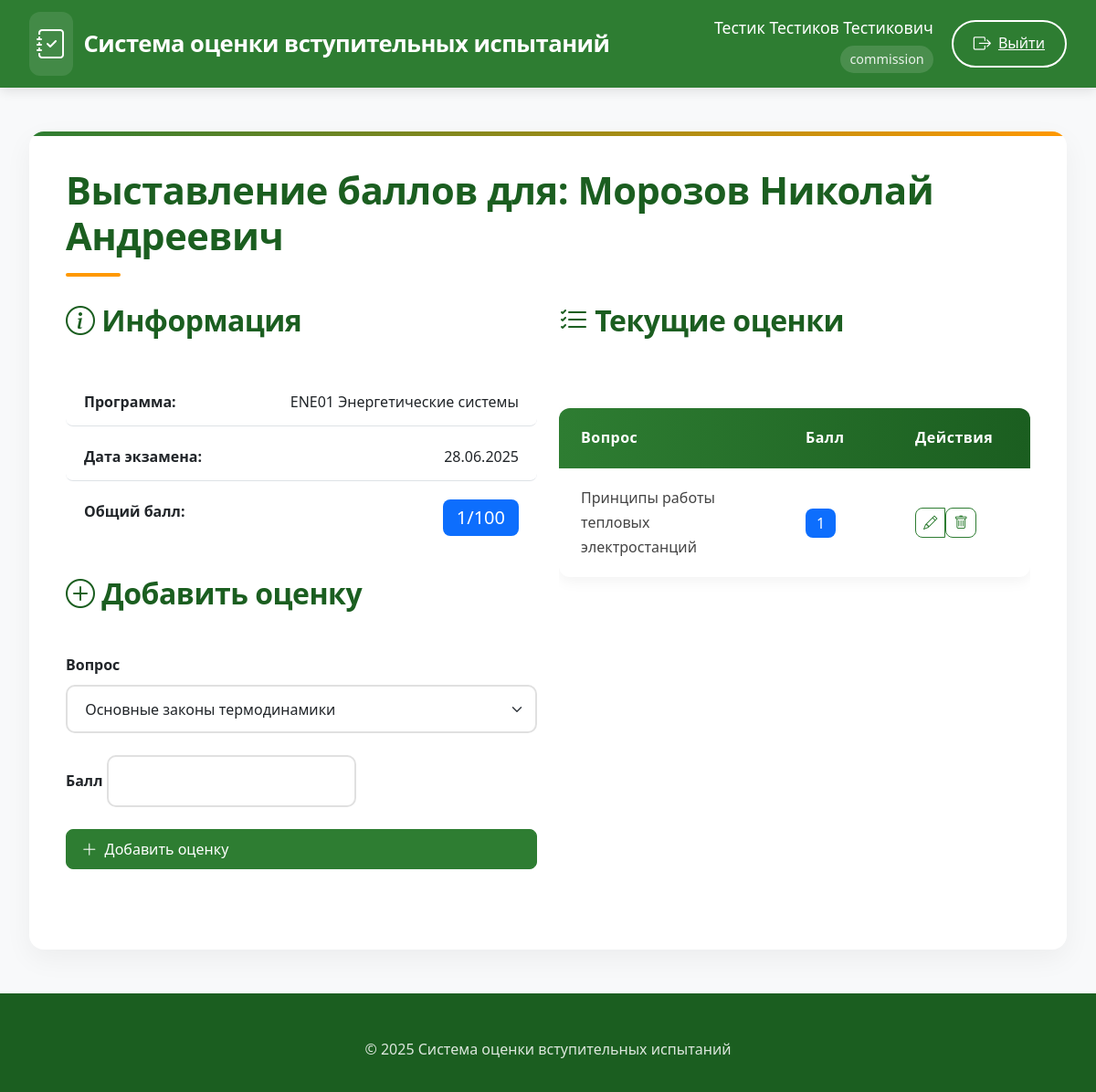
Before: /enter_scores/5 (signed in) with the older database file.
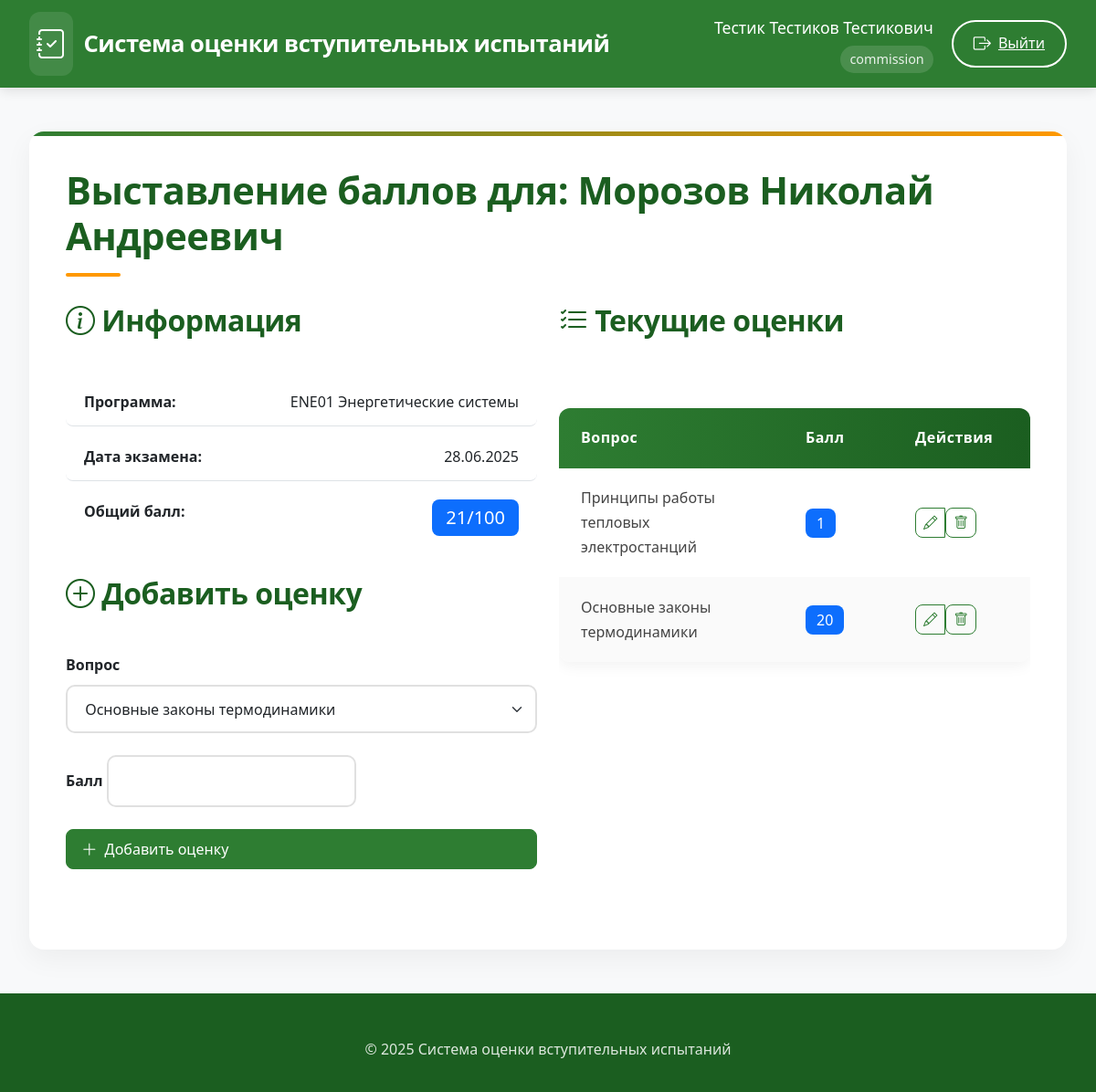
After: the same page with the newer database file.
### app/models.py (models this page shows)
class User(UserMixin, db.Model):
    id = db.Column(db.Integer, primary_key=True)
    username = db.Column(db.String(80), unique=True, nullable=False)
    password = db.Column(db.String(120), nullable=False)
    full_name = db.Column(db.String(100), nullable=False)
    position = db.Column(db.String(100), nullable=False)
    role = db.Column(db.String(20), nullable=False)  # 'admin', 'secretary', 'commission'
    school_id = db.Column(db.Integer, db.ForeignKey('engineering_school.id'))
    engineering_school = db.relationship('EngineeringSchool', backref='users')
    commission_members = db.relationship('CommissionMember', back_populates='user', cascade='all, delete-orphan')
    standard_commissions = db.relationship('StandardCommission', back_populates='user', cascade='all, delete-orphan')

class Applicant(db.Model):
    id = db.Column(db.Integer, primary_key=True)
    full_name = db.Column(db.String(200), nullable=False)
    program_id = db.Column(db.Integer, db.ForeignKey('program.id'), nullable=False)
    exam_date_id = db.Column(db.Integer, db.ForeignKey('exam_date.id'))
    scores = db.relationship('Score', backref='applicant', lazy=True, cascade='all, delete-orphan')

class Program(db.Model):
    id = db.Column(db.Integer, primary_key=True)
    code = db.Column(db.String(50), nullable=False, unique=True)
    name = db.Column(db.String(200), nullable=False)
    school_id = db.Column(db.Integer, db.ForeignKey('engineering_school.id'))
    questions = db.relationship('Question', backref='program', lazy=True, cascade='all, delete-orphan')
    standard_commission = db.relationship('StandardCommission', backref='program', lazy=True, cascade='all, delete-orphan')
    applicants = db.relationship('Applicant', backref='program', lazy=True)
    exam_dates = db.relationship('ExamDate', backref='program', lazy=True)

class ExamDate(db.Model):
    id = db.Column(db.Integer, primary_key=True)
    date = db.Column(db.DateTime, nullable=False)
    program_id = db.Column(db.Integer, db.ForeignKey('program.id'), nullable=False)
    commission = db.relationship('CommissionMember', backref='exam_date', lazy=True, cascade='all, delete-orphan')
    applicants = db.relationship('Applicant', backref='exam_date', lazy=True)

class Score(db.Model):
    id = db.Column(db.Integer, primary_key=True)
    applicant_id = db.Column(db.Integer, db.ForeignKey('applicant.id'), nullable=False)
    question_id = db.Column(db.Integer, db.ForeignKey('question.id'), nullable=False)
    score = db.Column(db.Integer, nullable=False)
    question = db.relationship('Question')

class Question(db.Model):
    id = db.Column(db.Integer, primary_key=True)
    text = db.Column(db.Text, nullable=False)
    program_id = db.Column(db.Integer, db.ForeignKey('program.id'), nullable=False)

### app/routes.py (the view, shortened to what this page needs)
@routes.route('/enter_scores/<int:applicant_id>', methods=['GET', 'POST'])
@login_required
def applicant_scores(applicant_id):
    if current_user.role not in ['admin', 'secretary', 'commission']:
        abort(403)
    applicant = Applicant.query.get_or_404(applicant_id)
    exam_date = applicant.exam_date
    form = ScoreForm()
    form.question_id.choices = [(q.id, q.text) for q in Question.query.filter_by(program_id=applicant.program_id).all()]
    return render_template('enter_scores_detail.html', applicant=applicant, form=form)

### app/forms.py
class ScoreForm(FlaskForm):
    question_id = SelectField('Вопрос', coerce=int, validators=[DataRequired()])
    score = IntegerField('Балл', validators=[DataRequired()])
    submit = SubmitField('Добавить')

### app/templates/enter_scores_detail.html (shortened to what this page needs)
{% extends "base.html" %}
{% block content %}
<div class="spacer-lg">
    <h1>Выставление баллов для: {{ applicant.full_name }}</h1>
    <div class="row spacer-lg">
        <div class="col-lg-6">
            <div class="card-elegant">
                <div class="card-header-elegant">
                    <h2><i class="bi bi-info-circle"></i> Информация</h2>
                </div>
                <div class="card-body">
                    <ul class="list-group list-group-flush">
                        <li class="list-group-item d-flex justify-content-between">
                            <span class="fw-bold">Программа:</span>
                            <span>{{ applicant.program.code }} {{ applicant.program.name }}</span>
                        </li>
                        <li class="list-group-item d-flex justify-content-between">
                            <span class="fw-bold">Дата экзамена:</span>
                            <span>{{ applicant.exam_date.date.strftime('%d.%m.%Y') }}</span>
                        </li>
                        <li class="list-group-item d-flex justify-content-between">
                            <span class="fw-bold">Общий балл:</span>
                            <span class="badge bg-primary fs-5">
                                {{ applicant.scores | sum(attribute='score') }}/100
                            </span>
                        </li>
                    </ul>
                </div>
            </div>
            <div class="card-elegant mt-4">
                <div class="card-header-elegant">
                    <h2><i class="bi bi-plus-circle"></i> Добавить оценку</h2>
                </div>
                <div class="card-body">
                    <form method="POST">
                        <div class="mb-4">
                            {{ form.question_id.label(class="form-label fw-bold") }}
                            {{ form.question_id(class="form-control-elegant form-select") }}
                        </div>
                        <div class="mb-4">
                            {{ form.score.label(class="form-label fw-bold") }}
                            {{ form.score(class="form-control-elegant") }}
                        </div>
                        <button type="submit" class="btn btn-primary-elegant w-100">
                            <i class="bi bi-plus-lg"></i> Добавить оценку
                        </button>
                    </form>
                </div>
            </div>
        </div>
        <div class="col-lg-6">
            <div class="card-elegant">
                <div class="card-header-elegant">
                    <h2><i class="bi bi-list-check"></i> Текущие оценки</h2>
                </div>
                <div class="card-body">
                    {% if applicant.scores %}
                    <div class="table-responsive">
                        <table class="elegant-table">
                            <thead>
                                <tr>
                                    <th>Вопрос</th>
                                    <th width="120px">Балл</th>
                                    <th width="150px">Действия</th>
                                </tr>
                            </thead>
                            <tbody>
                                {% for score in applicant.scores %}
                                <tr>
                                    <td>{{ score.question.text }}</td>
                                    <td>
                                        <span class="badge bg-primary fs-6">{{ score.score }}</span>
                                    </td>
                                    <td>
                                        <div class="btn-group">
                                            <a href="{{ url_for('routes.edit_score', score_id=score.id) }}"
                                               class="btn btn-outline-elegant btn-sm">
                                                <i class="bi bi-pencil"></i>
                                            </a>
                                            <form action="{{ url_for('routes.delete_score', score_id=score.id) }}" method="POST">
                                                <button type="submit" class="btn btn-outline-elegant btn-sm"
                                                        onclick="return confirm('Вы уверены?')">
                                                    <i class="bi bi-trash"></i>
                                                </button>
                                            </form>
                                        </div>
                                    </td>
                                </tr>
                                {% endfor %}
                            </tbody>
                        </table>
                    </div>
                    {% else %}
                    <div class="alert alert-light text-center">
                        <i class="bi bi-info-circle"></i> Нет оценок
                    </div>
                    {% endif %}
                </div>
            </div>
        </div>
    </div>
</div>
{% endblock %}

### app/templates/base.html (shortened to what this page needs)
<!DOCTYPE html>
<html lang="ru">
<head>
    <link href="https://cdn.jsdelivr.net/npm/bootstrap@5.3.0/dist/css/bootstrap.min.css" rel="stylesheet">
    <link rel="stylesheet" href="https://cdn.jsdelivr.net/npm/bootstrap-icons@1.10.0/font/bootstrap-icons.css">
    <link rel="stylesheet" href="{{ url_for('static', filename='style.css') }}">
</head>
<body>
    <header class="main-header">
        <div class="header-container">
            <a href="{{ url_for('routes.home') }}" class="logo">
                <i class="bi bi-journal-check"></i>
                <span>Система оценки вступительных испытаний</span>
            </a>
            <nav class="user-nav">
                {% if current_user.is_authenticated %}
                <div class="user-info">
                    <div class="user-name">{{ current_user.full_name }}</div>
                    <div class="user-role">{{ current_user.role }}</div>
                </div>
                <a href="{{ url_for('routes.logout') }}" class="outline-btn">
                    <i class="bi bi-box-arrow-right"></i>
                    <span>Выйти</span>
                </a>
                {% else %}
                <a href="{{ url_for('routes.login') }}" class="outline-btn">
                    <i class="bi bi-box-arrow-in-right"></i>
                    <span>Войти</span>
                </a>
                {% endif %}
            </nav>
        </div>
    </header>
    <main class="main-content">
        <div class="content-card">
            {% block content %}{% endblock %}
        </div>
    </main>
    <footer class="main-footer">
        <div class="footer-content">
            &copy; 2025 Система оценки вступительных испытаний
        </div>
    </footer>
</body>
</html>

### static/style.css (style rules this page uses)
:root { --primary: #0d6efd; --secondary: #6c757d; --success: #198754; --info: #0dcaf0; --warning: #ffc107; --danger: #dc3545; --light: #f8f9fa; --dark: #212529; }
body { font-family: 'Segoe UI', Tahoma, Geneva, Verdana, sans-serif; background-color: #f8fafc; color: #333; }
header { box-shadow: 0 2px 10px rgba(0, 0, 0, 0.1); z-index: 1030; }
.btn { border-radius: 0.5rem; font-weight: 500; padding: 0.5rem 1rem; transition: all 0.2s; display: inline-flex; align-items: center; gap: 0.5rem; }
.btn i { font-size: 1.1em; }
.btn-sm { padding: 0.25rem 0.5rem; }
.form-control, .form-select { border-radius: 0.5rem; padding: 0.75rem; border: 1px solid #dee2e6; }
.badge { font-weight: 500; padding: 0.5em 0.75em; border-radius: 0.5rem; }
.list-group-item { padding: 0.75rem 1.25rem; border-radius: 0.5rem !important; margin-bottom: 0.5rem; }

### app/templates/base.html (style rules this page uses)
:root { --primary: #2e7d32; --primary-dark: #1b5e20; --primary-light: #4caf50; --accent: #ff9800; --light-bg: #f8f9fa; --card-bg: #ffffff; --dark-text: #212529; --light-text: #f8f9fa; --border: #e0e0e0; --success: #4caf50; --info: #2196f3; --warning: #ff9800; --danger: #f44336; }
body { font-family: 'Segoe UI', 'Roboto', sans-serif; background-color: var(--light-bg); color: var(--dark-text); line-height: 1.7; padding-top: 0; }
.main-header { background-color: var(--primary); color: white; padding: 0.8rem 0; box-shadow: 0 4px 12px rgba(0,0,0,0.1); position: sticky; top: 0; z-index: 1000; }
.header-container { display: flex; justify-content: space-between; align-items: center; max-width: 1400px; margin: 0 auto; padding: 0 2rem; }
.logo { display: flex; align-items: center; font-size: 1.6rem; font-weight: 600; color: white; text-decoration: none; letter-spacing: -0.5px; }
.logo i { margin-right: 12px; font-size: 2rem; background: rgba(255, 255, 255, 0.1); padding: 8px; border-radius: 12px; }
.user-nav { display: flex; align-items: center; gap: 20px; }
.user-info { text-align: right; }
.user-name { font-weight: 500; font-size: 1.1rem; }
.user-role { font-size: 0.9rem; opacity: 0.9; background: rgba(255, 255, 255, 0.15); padding: 3px 10px; border-radius: 20px; display: inline-block; margin-top: 4px; }
.outline-btn { background: transparent; border: 2px solid white; color: white; padding: 8px 22px; border-radius: 30px; font-weight: 500; transition: all 0.3s ease; display: inline-flex; align-items: center; gap: 8px; }
.outline-btn i { font-size: 1.2rem; }
.main-content { max-width: 1400px; margin: 3rem auto; padding: 0 2rem; }
.content-card { background: var(--card-bg); border-radius: 16px; box-shadow: 0 10px 30px rgba(0,0,0,0.05); padding: 2.5rem; margin-bottom: 3rem; border: none; overflow: hidden; position: relative; }
.content-card::before { content: ''; position: absolute; top: 0; left: 0; width: 100%; height: 5px; background: linear-gradient(90deg, var(--primary), var(--accent)); }
.main-footer { background-color: var(--primary-dark); color: rgba(255, 255, 255, 0.85); padding: 3rem 0 2rem; text-align: center; }
.footer-content { max-width: 1400px; margin: 0 auto; padding: 0 2rem; }
h1, h2, h3, h4, h5 { color: var(--primary-dark); font-weight: 700; margin-bottom: 1.8rem; letter-spacing: -0.5px; }
h1 { font-size: 2.6rem; position: relative; padding-bottom: 1.2rem; }
h1::after { content: ''; position: absolute; bottom: 0; left: 0; width: 60px; height: 4px; background: var(--accent); border-radius: 2px; }
h2 { font-size: 2rem; padding-bottom: 1rem; }
.elegant-table { width: 100%; border-collapse: separate; border-spacing: 0; border-radius: 12px; overflow: hidden; box-shadow: 0 5px 15px rgba(0,0,0,0.05); margin: 2rem 0; }
.elegant-table thead { background: linear-gradient(to right, var(--primary), var(--primary-dark)); color: white; }
.elegant-table th { padding: 1.2rem 1.5rem; text-align: left; font-weight: 600; letter-spacing: 0.5px; }
.elegant-table tbody tr { transition: all 0.2s ease; border-bottom: 1px solid var(--border); }
.elegant-table tbody tr:last-child { border-bottom: none; }
.elegant-table tbody tr:nth-child(even) { background-color: rgba(0, 0, 0, 0.02); }
.elegant-table td { padding: 1.2rem 1.5rem; color: #444; }
.btn-primary-elegant { background: var(--primary); border-color: var(--primary); color: white; }
.btn-outline-elegant { background: transparent; border-color: var(--primary); color: var(--primary); }
.form-control-elegant { border: 2px solid #e0e0e0; border-radius: 10px; padding: 0.8rem 1.2rem; transition: all 0.3s ease; }
.spacer-lg { margin-bottom: 3rem; }

Changed rows visible on the page:
added Score: question.text "Основные законы термодинамики", score "20"
Other visible differences:
{{ applicant.scores | sum(attribute='score') }}: "1" → "21"
